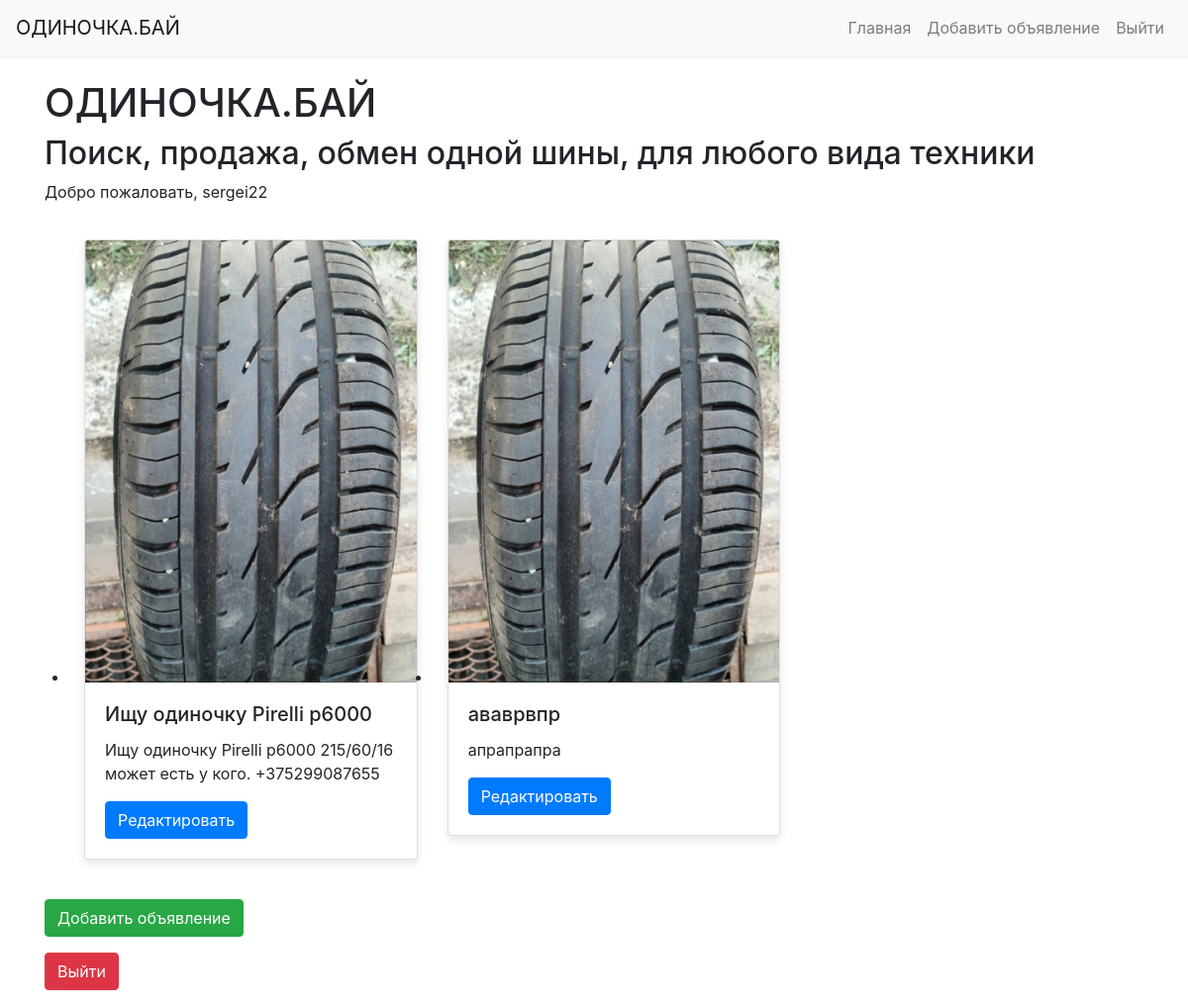
The app's page / (signed in) with its own data.
### app.py (models this page shows)
class User(db.Model, UserMixin):
    id = db.Column(db.Integer, primary_key=True)
    username = db.Column(db.String(150), nullable=False, unique=True)
    password = db.Column(db.String(150), nullable=False)

class Ad(db.Model):
    id = db.Column(db.Integer, primary_key=True)
    title = db.Column(db.String(200), nullable=False)
    description = db.Column(db.Text, nullable=False)
    image_filename = db.Column(db.String(200), nullable=True)
    user_id = db.Column(db.Integer, db.ForeignKey('user.id'), nullable=False)  # Связь с пользователем

### app.py (the view)
@app.route('/', methods=['GET'])
def index():
    ads = Ad.query.all()  # Извлекаем все объявления из базы данных
    return render_template('index.html', ads=ads)

### app.py (called while the page is built)
@login_manager.user_loader
def load_user(user_id):
    return User.query.get(int(user_id))

### templates/index.html
{% extends 'base.html' %}
{% block content %}
    <h1>ОДИНОЧКА.БАЙ</h1>
    <h2>Поиск, продажа, обмен одной шины, для любого вида техники</h2>
    {% if current_user.is_authenticated %}
        <p>Добро пожаловать, {{ current_user.username }}</p>
    {% endif %}
    <ul class="row">
    {% if ads %}
        {% for ad in ads %}
            <li class="col-md-4">
                <div class="card mb-4">
                    <img src="{{ url_for('static', filename='uploads/' + ad.image_filename) }}" class="card-img-top" alt="Image" />
                    <div class="card-body">
                        <h5 class="card-title">{{ ad.title }}</h5>
                        <p class="card-text">{{ ad.description }}</p>
                        <a href="{{ url_for('edit_ad', ad_id=ad.id) }}" class="btn btn-primary">Редактировать</a>
                    </div>
                </div>
            </li>
        {% endfor %}
    {% else %}
        <li class="col-12">Нет объявлений.</li>
    {% endif %}
    </ul>
    <p><a href="{{ url_for('add_ad') }}" class="btn btn-success">Добавить объявление</a></p>
    {% if current_user.is_authenticated %}
        <p><a href="{{ url_for('logout') }}" class="btn btn-danger">Выйти</a></p>
    {% else %}
        <p><a href="{{ url_for('register') }}" class="btn btn-warning">Регистрация</a></p>
        <p><a href="{{ url_for('login') }}" class="btn btn-info">Войти</a></p>
    {% endif %}
{% endblock %}

### static/styles.css (style rules this page uses)
.card { margin: 20px 0; box-shadow: 0 4px 8px rgba(0, 0, 0, 0.1); transition: transform 0.2s; }

### records on screen
User: username "sergei22"
Ad: image_filename (picture), title "Ищу одиночку Pirelli p6000", description "Ищу одиночку Pirelli p6000 215/60/16 может есть у кого. +375299087655"
Ad: image_filename (picture), title "ававрвпр", description "апрапрапра"
